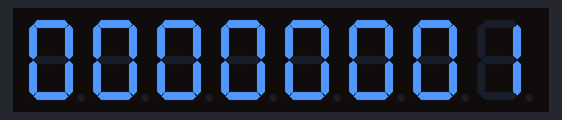
The sketch below on a simulated Arduino Uno, built with avr-gcc and run on an emulated ATmega328P. On the bench: 8-digit seven-segment display. Wiring (inferred from the names in the program): MAX7219 LED driver: data pin 2; clock pin 0; CS pin 1.

Above: at 0.1 s.
At 4.1 s:
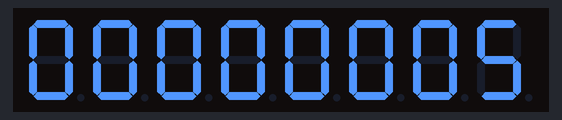
At 9.1 s:
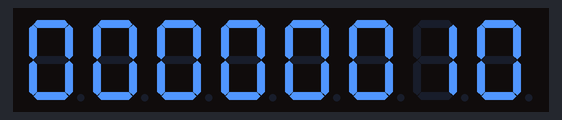
At 14.1 s:
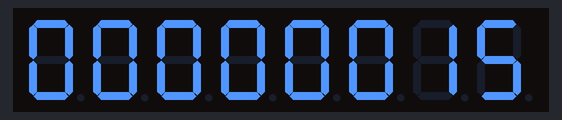
At 19.1 s:
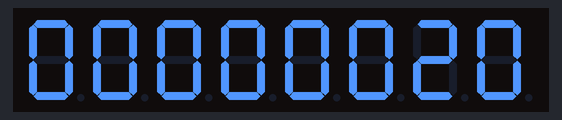
At 38.1 s:
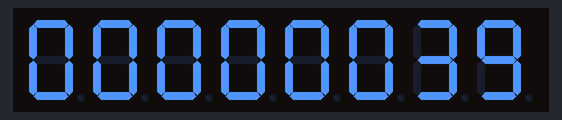

Measured:
- what the display in image 2 shows lasts 1.0 s, from 9.0 s to 10.0 s

The sketch:

max7219.ino
```cpp
#define ADDR_NOOP        0
#define ADDR_DIGIT0      1
#define ADDR_DIGIT1      2
#define ADDR_DIGIT2      3
#define ADDR_DIGIT3      4
#define ADDR_DIGIT4      5
#define ADDR_DIGIT5      6
#define ADDR_DIGIT6      7
#define ADDR_DIGIT7      8
#define ADDR_DECODEMODE  9
#define ADDR_INTENSITY   10
#define ADDR_SCANLIMIT   11
#define ADDR_SHUTDOWN    12
#define ADDR_DISPLAYTEST 15

int SPI_MOSI = 2;
int SPI_CLK  = 0;
int SPI_CS   = 1;

char max7219Buffer[8] = {0,0,0,0,0,0,0,0};

void max7219Write(byte addr, byte data) {
  shiftOut(SPI_MOSI,SPI_CLK,MSBFIRST,addr);
  shiftOut(SPI_MOSI,SPI_CLK,MSBFIRST,data);
}

void max7219Init() {
  pinMode(SPI_MOSI, OUTPUT);
  pinMode(SPI_CLK, OUTPUT);
  pinMode(SPI_CS, OUTPUT);
  digitalWrite(SPI_CS,HIGH);

  digitalWrite(SPI_CS,LOW);
  max7219Write(ADDR_DECODEMODE, 0xff);
  digitalWrite(SPI_CS,HIGH);

  digitalWrite(SPI_CS,LOW);
  max7219Write(ADDR_INTENSITY, 0);
  digitalWrite(SPI_CS,HIGH);

  digitalWrite(SPI_CS,LOW);
  max7219Write(ADDR_SCANLIMIT, 7);
  digitalWrite(SPI_CS,HIGH);

  digitalWrite(SPI_CS,LOW);
  max7219Write(ADDR_SHUTDOWN, 1);
  digitalWrite(SPI_CS,HIGH);

  digitalWrite(SPI_CS,LOW);
  max7219Write(ADDR_DISPLAYTEST, 0);
  digitalWrite(SPI_CS,HIGH);
}


// Code B Font
//    0 - '0'
//    1 - '1'
//    2 - '2'
//    3 - '3'
//    4 - '4'
//    5 - '5'
//    6 - '6'
//    7 - '7'
//    8 - '8'
//    9 - '9'
//   10 - '-'
//   11 - 'E'
//   12 - 'H'
//   13 - 'L'
//   14 - 'P'
//   15 - blank
void max7219SetBuffer(int index, char b) {
  max7219Buffer[index] = b;
}

void max7219Refresh() {
  for (int i=0;i<8;i++) {
    digitalWrite(SPI_CS,LOW);
    max7219Write(i+1, max7219Buffer[i]);
    digitalWrite(SPI_CS,HIGH);
  }
}

void setup() {
  max7219Init();
}

int s = 0;

void loop() {
  s++;
  int d = s;

  for (int i=0;i<8;i++) {
    max7219SetBuffer(i, d%10);
    d /= 10;
  }

  max7219Refresh();

  delay(1000);
}
```
